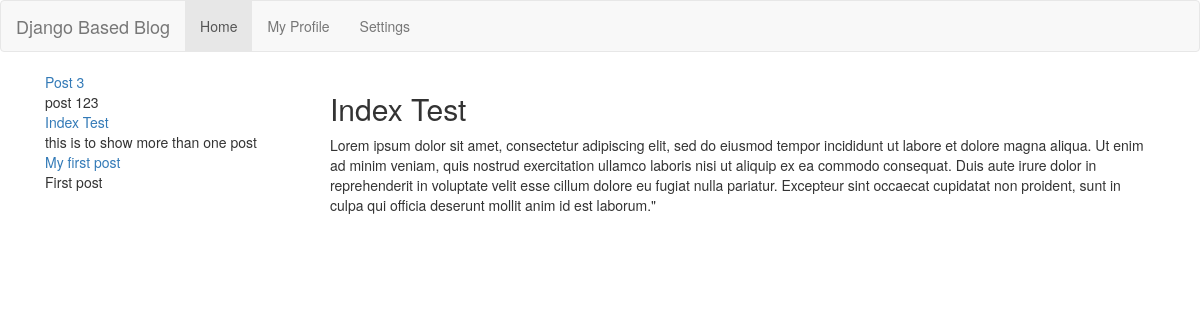
Page /post/index-test on the committed database.
### blog/models.py (models this page shows, shortened)
class Post(models.Model):
    title = models.CharField(max_length=255)
    slug = models.SlugField(max_length=255, unique=True)
    summary = models.CharField(max_length=300)
    content = models.TextField()
    published = models.BooleanField(default=True)
    created = models.DateTimeField(auto_now_add=True)
    image = models.ImageField(upload_to='img')
    class Meta:
        ordering = ['-created']

### blog/views.py (the view)
# urls.py: url(r'^post/(.*)', blog_views.post),
def post(request, slug):
    print(slug)
    posts = Post.objects.all()
    return render_to_response('post.html', {
        'post': get_object_or_404(Post, slug=slug),
        'posts': posts
    })

### blog/templates/post.html (shortened to what this page needs)
{% extends 'single-template.html' %}
{% block entry %}
    <h2>{{ post.title }}</h2>
    <div>
        {{ post.content|linebreaks }}
    </div>
{% endblock %}

### blog/templates/single-template.html
{% extends 'base.html' %}
{% block content %}
    <div class="container">
        <div class="col-md-3">
        {% for post in posts %}
                <div>
                    <div class="summary-title"><a href="/post/{{ post.slug }}">{{ post.title }}</a></div>
                    <div class="summary">{{ post.summary }}</div>
                </div>
        {% endfor %}
        </div>
        <div class="col-md-9">
            {% block entry %}{% endblock %}
        </div>
    </div>
{% endblock %}

### rows in the picture
Post: title "Post 3", summary "post 123"
Post: title "Index Test", summary "this is to show more than one post", content "Lorem ipsum dolor sit amet, consectetur adipiscing elit, sed do eiusmod tempor incididunt ut labore et dolore magna aliqua. Ut enim ad minim veniam, quis nostrud exercitation ullamco laboris nisi ut aliquip ex ea commodo consequat. Duis aute irure dolor in reprehenderit in voluptate velit esse cillum dolore eu fugiat nulla pariatur. Excepteur sint occaecat cupidatat non proident, sunt in culpa qui officia deserunt mollit anim id est laborum.\""
Post: title "My first post", summary "First post"
